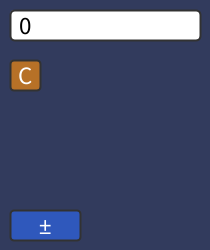
Frame 1 (no input)
Frame 60 (the mouse pressed at the canvas centre just before this capture): identical to frame 1, image omitted
Frame 120 (the mouse held since frame 60 and released just before this capture): identical to frame 1, image omitted

The Processing sketch that drew this single still picture (run headless with seeded random() and noise(); from frame 60 on, the mouse is pressed at the canvas centre):

// Processing sketch: Calculator
// ── Calculator.pde
// Mr Kapptie | 25 Sept 2025 | Calculator
Button bc,b0;

void setup() {
  size(210,250);
  background(#323B5D);
  bc = new Button(25,75,30,30,'C',#B77127,#B771AA);
  b0 = new Button(45,225,70,30,'0',#2F58BC,#B771AA);
  b0 = new Button(45,225,70,30,'±',#2F58BC,#B771AA);
}

void draw() {
  background(#323B5D);
  bc.display();
  bc.hover(mouseX,mouseY);
  b0.display();
  b0.hover(mouseX,mouseY);
  updateDisplay();
}

void mousePressed() {}

void updateDisplay() {
  rectMode(CORNER);
  rect(10,10,190,30,5);
  fill(0);
  text("0",25,25);
}

void performCalculation() {}

// ── Button.pde
class Button {
  // Member Variables
  int x, y, w, h;
  char val;
  boolean over;
  color c1, c2;

  // Constructor
  Button(int x, int y, int w, int h, char val, color c1, color c2) {
    this.x = x;
    this.y = y;
    this.w = w;
    this.h = h;
    this.val = val;
    over = false;
    this.c1 = c1;
    this.c2 = c2;
  }

  // Member Methods
  void display() {
    // Rectangle Properties
    rectMode(CENTER);
    fill(c1);
    strokeWeight(2);
    stroke(50);
    rect(x, y, w, h, 4);

    // Text Properties
    fill(255);
    textAlign(CENTER, CENTER);
    textSize(25);
    text(val, x, y);
  }

  boolean hover(int tempX, int tempY) {
    if (x<tempX-w/2 && x>tempX+w/2 && y<tempY-h/2 && y>tempY + h/2) {
      over = true;
      return true;
    } else {
      over = false;
      return false;
    }
  }
}
